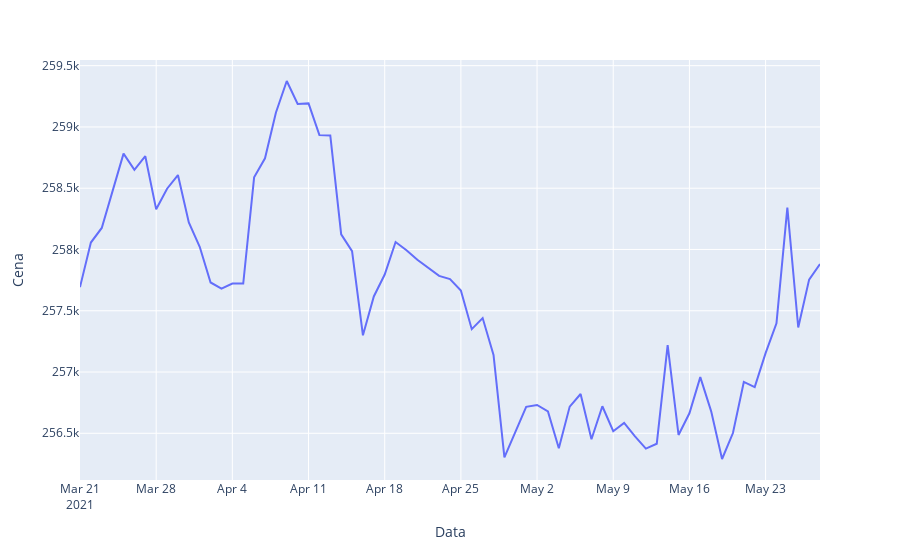

The code cell stored with this chart in its notebook:
### Code cell
offers_i_interested = data.query("Powierzchnia > 30 & Powierzchnia < 50").query("Cena > 200000 & Cena < 350000").drop_duplicates()
avg_price = offers_i_interested.groupby("Data", as_index=False)["Cena"].mean()
fig = go.Figure(data=px.line(avg_price, x="Data", y="Cena"))
fig.show()
